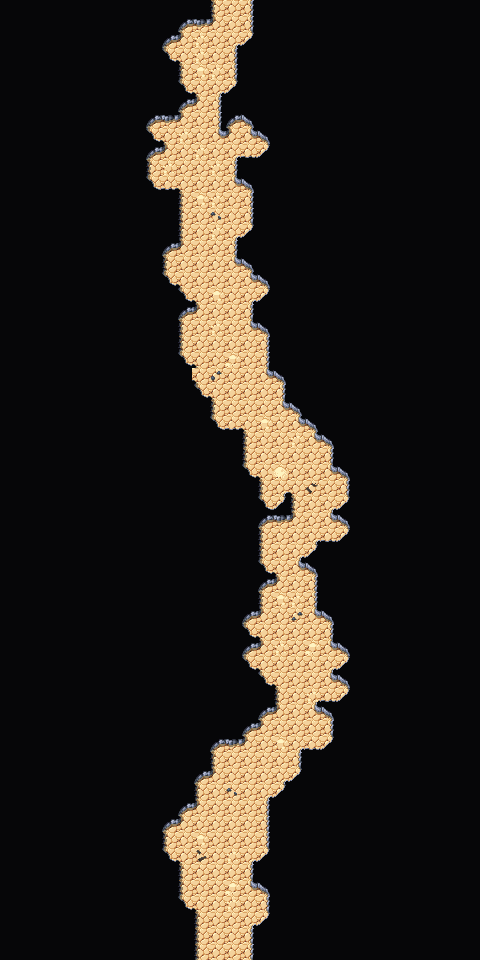

Tiled map render using the project's own tile images. Description and the map definition, with tile-layer contents summarised, below:
An orthogonal 30x60 tile map with 16x16 px tiles, 3 tile layers (Background, Walls, Clutter), 2 tilesets and 2 objects.

<map version="1.10" tiledversion="1.10.1" orientation="orthogonal" renderorder="right-down" width="30" height="60" tilewidth="16" tileheight="16" infinite="0" nextlayerid="6" nextobjectid="67">
 <editorsettings>
  <export target="wastetown..tmx" format="tmx" />
 </editorsettings>
 <tileset firstgid="1" source="../../../tileset/main.tsx" />
 <tileset firstgid="10113" source="../../../tileset/buildings.tsx" />
 <layer id="1" name="Background" width="30" height="60">
  <data>[1800 cells, 1800 non-empty, 1 distinct tile ids]</data>
 </layer>
 <layer id="2" name="Walls" width="30" height="60">
  <data>[1800 cells, 1683 non-empty, 22 distinct tile ids]</data>
 </layer>
 <layer id="3" name="Clutter" width="30" height="60">
  <properties>
   <property name="spriteLayer" type="bool" value="true" />
  </properties>
  <data>[1800 cells, 27 non-empty, 9 distinct tile ids]</data>
 </layer>
 <objectgroup id="4" name="Objects">
  <object id="38" template="../../../obj/entry_up.tx" x="216.98" y="959.379">
   <properties>
    <property name="teleport" value="" />
   </properties>
  </object>
  <object id="65" template="../../../obj/door_down.tx" x="224.166" y="17">
   <properties>
    <property name="teleport" value="../common/maps/map/cave/cave_multilevel_3/cave_21B.tmx" />
    <property name="teleportObjectId" value="66" />
   </properties>
  </object>
 </objectgroup>
</map>
